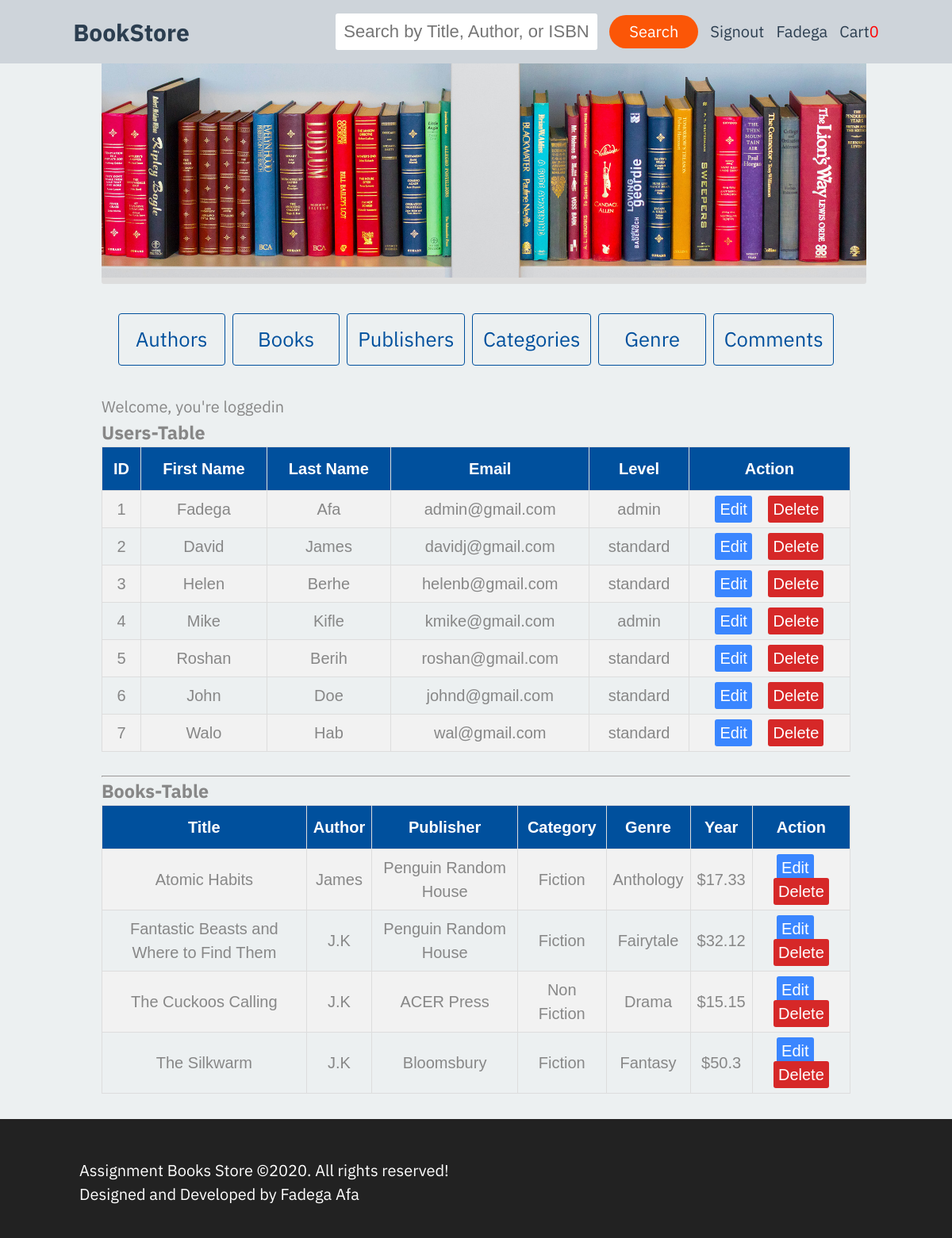
/templates/index.php?login=success (signed in), run on an earlier commit of the app's database.
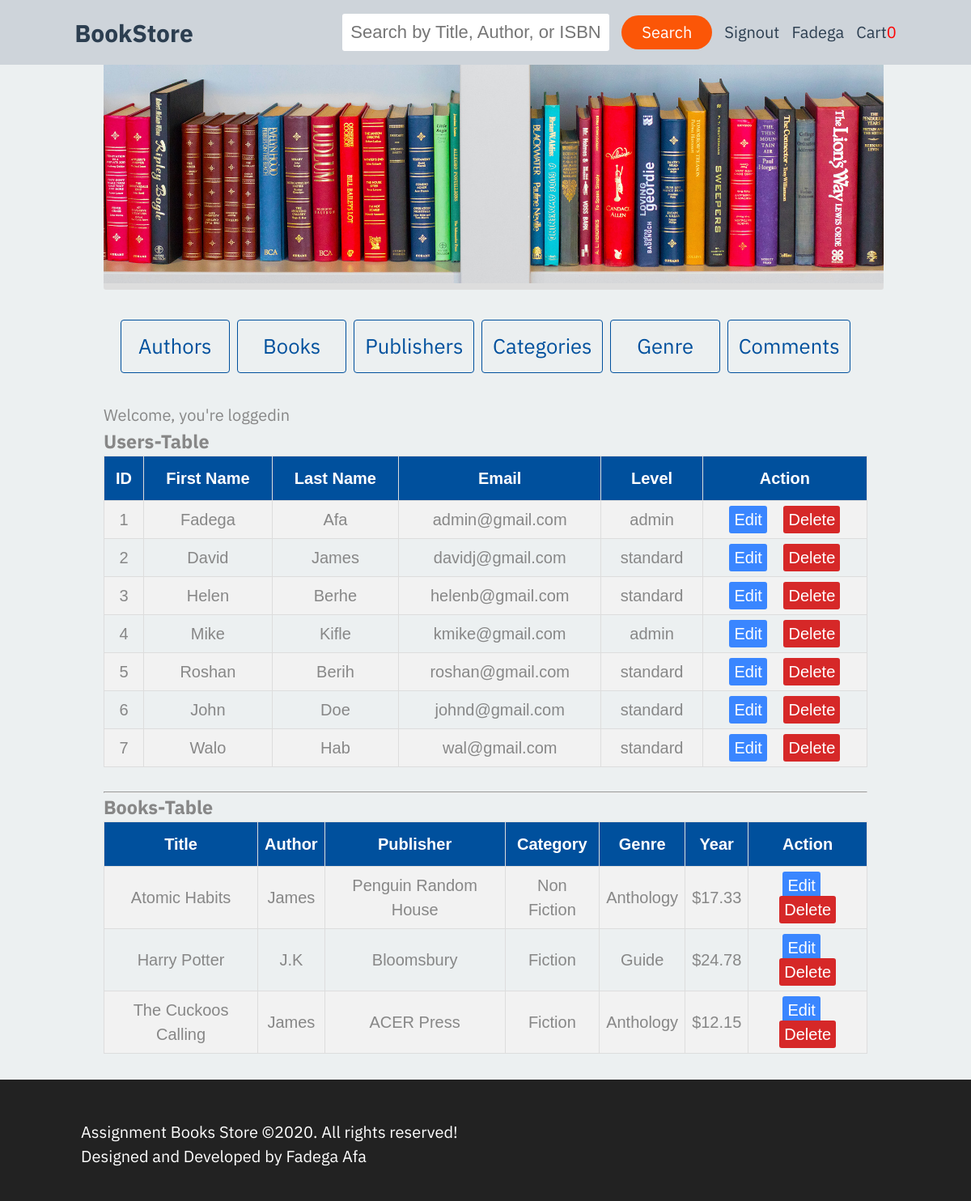
And on a later commit of the database.
### tables this page shows
CREATE TABLE user(
      user_id INTEGER PRIMARY KEY AUTOINCREMENT NOT NULL,
      firstname TEXT NOT NULL,
      lastname TEXT NOT NULL,
      email TEXT NOT NULL UNIQUE,
      password TEXT NOT NULL,
      level TEXT,
      regDate DATE
    );

CREATE TABLE book (
      book_id INTEGER PRIMARY KEY AUTOINCREMENT NOT NULL,
      title TEXT NOT NULL,
      author_id INTEGER NOT NULL REFERENCES author(author_id) ON UPDATE CASCADE,
      ISBN TEXT NOT NULL,
      publisher_id INTEGER NOT NULL REFERENCES publisher(publisher_id),
      category_id INTEGET NOT NULL REFERENCES category(category_id),
			genre_id INTEGET NOT NULL REFERENCES genre(genre_id),
      year INTEGER NOT NULL,
      cover BLOB,
      price REAL,
      condition TEXT NOT NULL
    );

CREATE TABLE author(
			author_id INTEGER PRIMARY KEY AUTOINCREMENT NOT NULL,
			firstname TEXT NOT NULL,
			lastname TEXT NOT NULL,
      email TEXT NOT NULL UNIQUE
		);

CREATE TABLE publisher(
			publisher_id INTEGER PRIMARY KEY AUTOINCREMENT NOT NULL,
			pname TEXT NOT NULL,
			city TEXT,
			country TEXT NOT NULL
		);

CREATE TABLE category(
      category_id INTEGER PRIMARY KEY AUTOINCREMENT NOT NULL,
      cname TEXT  NOT NULL
    );

CREATE TABLE genre(
      genre_id INTEGER PRIMARY KEY AUTOINCREMENT NOT NULL,
      gname TEXT  NOT NULL,
      category_id INTEGER NOT NULL REFERENCES category(category_id) ON UPDATE CASCADE ON DELETE CASCADE

    );

### templates/index.php (the view, shortened to what this page needs)
<?php
require '../app/header.php';
require '../app/libcommon.php';
?>
  <div class="main-container" >
   <?php  include '../templates/herosection.php';?>
           <div id="link-wrapper">
               <a href="../templates/author.php">Authors</a>
               <a href="../templates/book.php">Books</a>
               <a href="../templates/publisher.php">Publishers</a>
               <a href="../templates/category.php">Categories</a>
               <a href="../templates/genre.php">Genre</a>
               <a href="../templates/comment.php">Comments</a>
            </div>
          <?php
          if(isset($_SESSION['useremail'])||isset($_SESSION['emailId'])){?>
                <p>Welcome, you're loggedin</p>
                <h3>Users-Table</h3>
                <table class="db-table">
                  <tr>
                      <th> ID </th>
                      <th> First Name </th>
                      <th> Last Name </th>
                      <th> Email </th>
                      <th> Level </th>
                      <th> Action </th>
                  </tr>
                <?php
                $res = $conn->prepare('SELECT * FROM user');
                $res->execute();
                $data = $res->fetchAll(PDO::FETCH_ASSOC);
               foreach($data as $row):?>
                    <tr>
                      <td><?php echo $row['user_id'];?></td>
                      <td><?php echo $row['firstname'];?></td>
                      <td><?php echo $row['lastname'];?></td>
                      <td><?php echo $row['email'];?></td>
                      <td><?php echo $row['level'];?></td>
                      <td>
                         <a class="edit" href="editUser.php?id=<?php echo $row['user_id'];?>">Edit</a>
                         <a class="delete" href="deleteUser.php?id=<?php echo $row['user_id'];?>">Delete</a>
                      </td>
                    </tr>
                  <?php endforeach; ?>
                </table>
                  <br><hr>
                <h3>Books-Table</h3>
                <table class="db-table">
                  <tr>
                      <th>Title </th>
                      <th>Author </th>
                      <th>Publisher </th>
                      <th>Category </th>
                      <th>Genre</th>
                      <th>Year</th>
                      <th>Action</th>
                  </tr>
                <?php
                $sql ='SELECT book_id,title ,year, price, firstname, pname, cname, gname
                                FROM book b, author a, publisher p, category c, genre g
                                WHERE b.author_id = a.author_id AND
                                      b.publisher_id = p.publisher_id AND
                                      b.category_id = c.category_id AND
                                      b.genre_id =g.genre_id';
                $res = $conn->prepare($sql);
                $res->execute();
                $data = $res->fetchAll(PDO::FETCH_ASSOC);
               foreach($data as $row):?>
                    <tr>
                      <td><?php echo $row['title'];?></td>
                      <td><?php echo $row['firstname'];?></td>
                      <td><?php echo $row['pname'];?></td>
                      <td><?php echo $row['cname'];?></td>
                      <td><?php echo $row['gname'];?></td>
                      <td><?php echo '$'.$row['price'];?></td>
                      <td>
                         <a class="edit" href="../templates/editbook.php?id=<?php echo $row['book_id'];?>">Edit</a>
                         <a class="delete" href="../templates/deletebook.php?id=<?php echo $row['book_id'];?>">Delete</a>
                      </td>
                    </tr>
                  <?php endforeach; ?>
                </table>
            <?php
          }else{
            echo '<p>Not loggedin <a href="../templates/signup.php"> signup</a> to see data!</p>';
            echo '<p>Please run the install script(once) to be able to signup and signin to see data or sign up in the above link</p>';
           include '../templates/dashboard.php';
          }
        ?>
  </div>
<?php include '../app/footer.php';?>

### app/header.php (shortened to what this page needs)
<!DOCTYPE html>
<html lang="en" dir="ltr">
  <head>
      <link rel="stylesheet" href="../css/menu.css">
      <link rel="stylesheet" href="../css/master.css">
      <link rel="stylesheet" href="../css/dashboard.css">
  </head>
  </head>
  <body>
    <nav>
      <div class="content">
        <h1><a href="../templates/index.php"> BookStore</a></h1>
        <div class="links">
          <input type="text" class="searchbox" placeholder="Search by Title, Author, or ISBN">
          <a href="../app/search.php" class="btn-search">Search</a>
          <?php
            if(isset($_SESSION['useremail'])||isset($_SESSION['firstname'])){
              echo ' <a href="../app/signout.inc.php">Signout</a>';
              echo ' <a href="../templates/profile.php"><span> <img src="" alt=""></span>'.$_SESSION['firstname'].'</a>';
            }else{
              echo '<a name="signin-submit" href="../templates/signin.php">Signin</a>';
              echo '<a name="log-submit" href="../templates/signup.php">Signup</a>';
            }
           ?>
          <a href="#">Cart<span class="cart-notify">0</span> </a>
        </div>
      </div>
    </nav>

### templates/herosection.php (shortened to what this page needs)
<div class="bodycontent">
  <div class="one">
      <img src="../templates/imgs/bookstore.jpg" alt="hero">
  </div>
</div>

### app/footer.php (shortened to what this page needs)
  <footer id="footer" class="section" >
          <p>Assignment Books Store &copy;2020. All rights reserved!</p>
          <p>Designed and Developed by <span>Fadega Afa</span></p>
   </footer>
</body>
</html>

### css/menu.css (style rules this page uses)
:root { --greyapple:#eee; --greenaple:#2ecc71; --drakmatter:#34495e; --darkermatter:#2c3e50; --darkergrey:#ced4da; }
* { margin: 0; padding:0; box-sizing: border-box; }
body { font-family: "IBM Plex Sans", Verdana, Tahoma, sans-serif; }
a { text-decoration: none; color:#00509d; color: #023047; color: #073b4c; color:red; }
nav { display: grid; grid-template-rows: minmax(min-content,100px) min-conten; */ }
nav .content { background-color: var(--darkergrey); display:grid; place-items:center; grid-auto-flow: column; align-content:space-evenly; min-height: 80px; }
nav .content .links { display:grid; grid-gap:15px; grid-auto-flow: column; place-items:center; grid-template-columns: minmax(min-conent,80px); }
nav .content .links .searchbox { width:330px; padding:10px 10px; border-radius: 3px; border: none; font-size:1.1em; }
nav .content .links .btn-search { border:white; background-color:#fb5607; border-radius: 2em; padding:6px 25px; color:#fff; }
nav .cart-notify { color:red; }

### css/master.css (style rules this page uses)
* { box-sizing: border-box; padding:0; margin:0; }
html { box-sizing: border-box; font-size: 17px; line-height: 1.6; font-family: 'Source Sans Pro', sans-serif, Segoe UI, Roboto, Helvetica, Arial, sans-serif, 'Apple Color Emoji', 'Segoe UI Emoji', 'Segoe UI Symbol'; color: #878787; }
*, *::before, *:after { box-sizing: inherit; padding: 0; margin: 0; }
body { margin:0 auto; padding:0; font-size:20px; }
.main-container { margin:0 auto; width:80%; padding:0 0.5rem 2rem 0.5rem; }
.db-table { font-family: "Trebuchet MS", Arial, Helvetica, sans-serif; border-collapse: collapse; width: 100%; }
.db-table td, .db-table th { border: 1px solid #ddd; padding: 8px; text-align: center; }
.db-table tr:nth-child(even) { background-color: #f2f2f2; }
.db-table th { padding-top: 12px; padding-bottom: 12px; text-align: left; background-color:#00509d; color: white; text-align: center; }
.db-table .delete { color:red; background:#d62828; color:white; padding:0.3em 0.3em; border-radius: 3px; }
.db-table .edit { margin-right:15px; background:#3a86ff; color:#fff; padding:0.3em 0.3em; border-radius: 3px; }
#link-wrapper { padding:2rem 1rem; width:100%; display:flex; flex-direction: row; }
#link-wrapper a { padding:0.8rem; color:#00509d; flex:1; border:1px solid #00509d; margin:0.5%; font-size:1.6rem; text-align: center; border-radius: 4px; }
input, label, button { padding: 0.2rem 1rem; font-size: 1.2rem; color: inherit; }
#footer { width:100%; height:150px; bottom: calc(100vh - 10px); background:#222; color:#fff; text-align:left; padding: 50px 50px 50px 100px; }

### css/dashboard.css (style rules this page uses)
html { box-sizing: border-box; font-size: 16px; line-height: 1.5; }
:root { --greyapple:#ecf0f1; --brightorange:#ff9f1c; --lightgrey:#D3D3D3; --greenaple:#2ecc71; --drakmatter:#34495e; --darkermatter:#2c3e50; }
body { background-color: var(--greyapple); font-family: "IBM Plex Sans", Verdana, Tahoma, sans-serif; }
*, *::before, *:after { box-sizing: inherit; padding: 0; margin: 0; }
a { text-decoration: none; color:var(--darkermatter); }

### templates/herosection.php (style rules this page uses)
.bodycontent { display: grid; grid-template-columns: 70% 30%; grid-gap: 1em; }
.bodycontent div { background-color: #eee; padding:30px; border-radius: 3px; }
.bodycontent div:nth-child(odd) { background-color: #ddd; }
.bodycontent .one { grid-column-start: 1; grid-column-end:3; padding:0; margin:0 auto; }
.bodycontent .one img { width: 100%; max-height: 700px; }

What changed in the data, as far as the page shows it:
no longer on this page (row edited): book: title "Fantastic Beasts and Where to Find Them", author.firstname "J.K", publisher.pname "Penguin Random House", category.cname "Fiction", genre.gname "Fairytale", price "32.12"
removed book: title "The Silkwarm", author.firstname "J.K", publisher.pname "Bloomsbury", category.cname "Fiction", genre.gname "Fantasy", price "50.3"
changed book "Atomic Habits": category.cname "Fiction" → "Non Fiction"
now on this page (row edited): book: title "Harry Potter", author.firstname "J.K", publisher.pname "Bloomsbury", category.cname "Fiction", genre.gname "Guide", price "24.78"
changed book "The Cuckoos Calling": author.firstname "J.K" → "James"; category.cname "Non Fiction" → "Fiction"; genre.gname "Drama" → "Anthology"; price "15.15" → "12.15"
